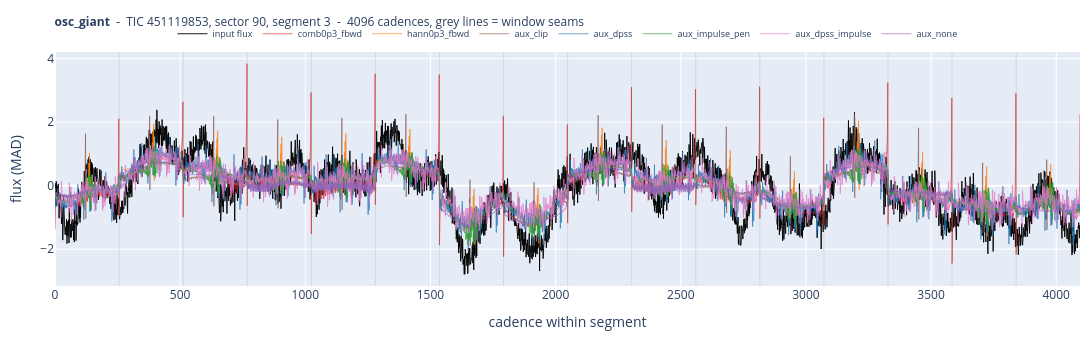

The cell this chart's notebook holds for it:
### Code cell
plot_class("osc_giant")

### Figure 1 — Plotly figure (JSON) as saved in the notebook; plotly's stock layout.template omitted (floating-point values rounded to 4 significant figures; data arrays with more than 128 entries replaced by an {"elided": "..."} marker saying what was removed)
{"data": [{"line": {"color": "black", "width": 0.9}, "mode": "lines", "name": "input flux", "type": "scatter", "y": {"elided": "4096 float values"}}, {"line": {"color": "#d62728", "width": 0.7}, "mode": "lines", "name": "comb0p3_fbwd", "opacity": 0.9, "type": "scatter", "y": {"elided": "4096 float values"}}, {"line": {"color": "#ff7f0e", "width": 0.7}, "mode": "lines", "name": "hann0p3_fbwd", "opacity": 0.9, "type": "scatter", "y": {"elided": "4096 float values"}}, {"line": {"color": "#8c564b", "width": 0.7}, "mode": "lines", "name": "aux_clip", "opacity": 0.9, "type": "scatter", "y": {"elided": "4096 float values"}}, {"line": {"color": "#1f77b4", "width": 0.7}, "mode": "lines", "name": "aux_dpss", "opacity": 0.9, "type": "scatter", "y": {"elided": "4096 float values"}}, {"line": {"color": "#2ca02c", "width": 0.7}, "mode": "lines", "name": "aux_impulse_pen", "opacity": 0.9, "type": "scatter", "y": {"elided": "4096 float values"}}, {"line": {"color": "#e377c2", "width": 0.7}, "mode": "lines", "name": "aux_dpss_impulse", "opacity": 0.9, "type": "scatter", "y": {"elided": "4096 float values"}}, {"line": {"color": "#9467bd", "width": 0.7}, "mode": "lines", "name": "aux_none", "opacity": 0.9, "type": "scatter", "y": {"elided": "4096 float values"}}], "layout": {"height": 340, "hovermode": "x unified", "legend": {"font": {"size": 9}, "orientation": "h", "x": 0.5, "xanchor": "center", "y": 1.14}, "margin": {"b": 38, "l": 55, "r": 12, "t": 52}, "shapes": [{"line": {"color": "rgba(120,120,120,0.35)", "width": 0.5}, "type": "line", "x0": 256, "x1": 256, "xref": "x", "y0": 0, "y1": 1, "yref": "y domain"}, {"line": {"color": "rgba(120,120,120,0.35)", "width": 0.5}, "type": "line", "x0": 512, "x1": 512, "xref": "x", "y0": 0, "y1": 1, "yref": "y domain"}, {"line": {"color": "rgba(120,120,120,0.35)", "width": 0.5}, "type": "line", "x0": 768, "x1": 768, "xref": "x", "y0": 0, "y1": 1, "yref": "y domain"}, {"line": {"color": "rgba(120,120,120,0.35)", "width": 0.5}, "type": "line", "x0": 1024, "x1": 1024, "xref": "x", "y0": 0, "y1": 1, "yref": "y domain"}, {"line": {"color": "rgba(120,120,120,0.35)", "width": 0.5}, "type": "line", "x0": 1280, "x1": 1280, "xref": "x", "y0": 0, "y1": 1, "yref": "y domain"}, {"line": {"color": "rgba(120,120,120,0.35)", "width": 0.5}, "type": "line", "x0": 1536, "x1": 1536, "xref": "x", "y0": 0, "y1": 1, "yref": "y domain"}, {"line": {"color": "rgba(120,120,120,0.35)", "width": 0.5}, "type": "line", "x0": 1792, "x1": 1792, "xref": "x", "y0": 0, "y1": 1, "yref": "y domain"}, {"line": {"color": "rgba(120,120,120,0.35)", "width": 0.5}, "type": "line", "x0": 2048, "x1": 2048, "xref": "x", "y0": 0, "y1": 1, "yref": "y domain"}, {"line": {"color": "rgba(120,120,120,0.35)", "width": 0.5}, "type": "line", "x0": 2304, "x1": 2304, "xref": "x", "y0": 0, "y1": 1, "yref": "y domain"}, {"line": {"color": "rgba(120,120,120,0.35)", "width": 0.5}, "type": "line", "x0": 2560, "x1": 2560, "xref": "x", "y0": 0, "y1": 1, "yref": "y domain"}, {"line": {"color": "rgba(120,120,120,0.35)", "width": 0.5}, "type": "line", "x0": 2816, "x1": 2816, "xref": "x", "y0": 0, "y1": 1, "yref": "y domain"}, {"line": {"color": "rgba(120,120,120,0.35)", "width": 0.5}, "type": "line", "x0": 3072, "x1": 3072, "xref": "x", "y0": 0, "y1": 1, "yref": "y domain"}, {"line": {"color": "rgba(120,120,120,0.35)", "width": 0.5}, "type": "line", "x0": 3328, "x1": 3328, "xref": "x", "y0": 0, "y1": 1, "yref": "y domain"}, {"line": {"color": "rgba(120,120,120,0.35)", "width": 0.5}, "type": "line", "x0": 3584, "x1": 3584, "xref": "x", "y0": 0, "y1": 1, "yref": "y domain"}, {"line": {"color": "rgba(120,120,120,0.35)", "width": 0.5}, "type": "line", "x0": 3840, "x1": 3840, "xref": "x", "y0": 0, "y1": 1, "yref": "y domain"}], "title": {"font": {"size": 12}, "text": "<b>osc_giant</b>  -  TIC 451119853, sector 90, segment 3  -  4096 cadences, grey lines = window seams"}, "width": 1550, "xaxis": {"title": {"text": "cadence within segment"}}, "yaxis": {"title": {"text": "flux (MAD)"}}}}
